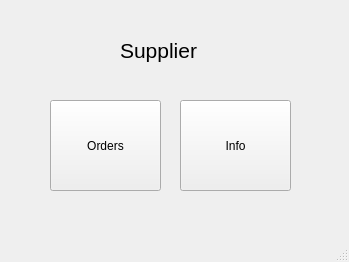
<?xml version="1.0" encoding="UTF-8"?>
<ui version="4.0">
 <class>MainWindow</class>
 <widget class="QMainWindow" name="MainWindow">
  <property name="geometry">
   <rect>
    <x>0</x>
    <y>0</y>
    <width>349</width>
    <height>262</height>
   </rect>
  </property>
  <property name="windowTitle">
   <string>MainWindow</string>
  </property>
  <widget class="QWidget" name="centralwidget">
   <widget class="QPushButton" name="suppler_info">
    <property name="geometry">
     <rect>
      <x>180</x>
      <y>100</y>
      <width>111</width>
      <height>91</height>
     </rect>
    </property>
    <property name="text">
     <string>Info</string>
    </property>
   </widget>
   <widget class="QPushButton" name="send_order">
    <property name="geometry">
     <rect>
      <x>50</x>
      <y>100</y>
      <width>111</width>
      <height>91</height>
     </rect>
    </property>
    <property name="text">
     <string>Orders</string>
    </property>
   </widget>
   <widget class="QLabel" name="label">
    <property name="geometry">
     <rect>
      <x>120</x>
      <y>30</y>
      <width>101</width>
      <height>41</height>
     </rect>
    </property>
    <property name="font">
     <font>
      <pointsize>16</pointsize>
     </font>
    </property>
    <property name="text">
     <string>Supplier</string>
    </property>
   </widget>
  </widget>
  <widget class="QMenuBar" name="menubar">
   <property name="geometry">
    <rect>
     <x>0</x>
     <y>0</y>
     <width>349</width>
     <height>26</height>
    </rect>
   </property>
  </widget>
  <widget class="QStatusBar" name="statusbar"/>
 </widget>
 <resources/>
 <connections/>
</ui>
